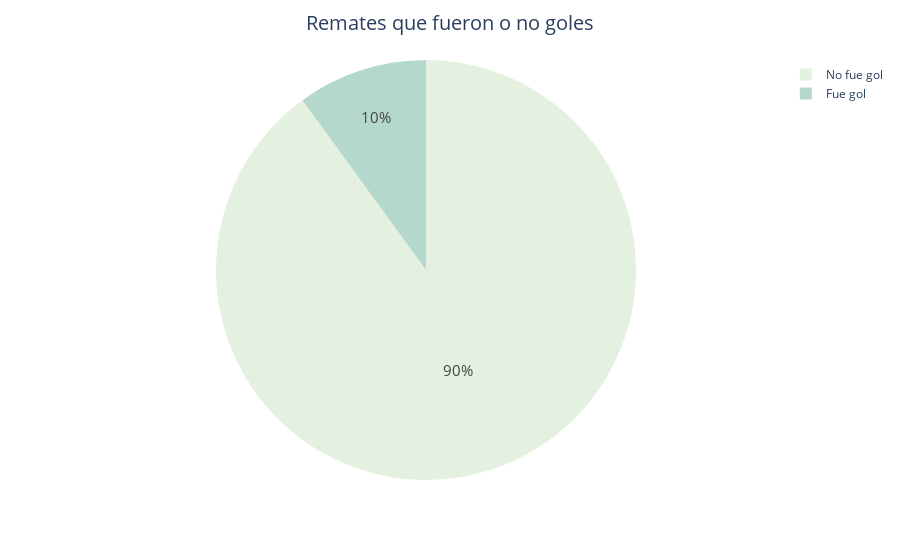

The notebook cell saved with this chart:
### Markdown cell above
<br><br>
### Efectividad de remates al arco
<br><br>

### Code cell
#Agupamos la variable "is_goal" para identificar que porcentaje terminó o no en gol.
#Se observa como solo un 10.01% de los intentos termina en gol.
tiros_goals = events_clean_1['is_goal'].value_counts()
fig = px.pie(values=tiros_goals.values, 
             names=tiros_goals.index,
             color_discrete_sequence=px.colors.sequential.Mint)
fig.update_traces(textposition='inside',
                  textfont_size=15)
fig.update_layout(title_text="Remates que fueron o no goles",
                  uniformtext_minsize=10, 
                  uniformtext_mode='hide')

fig.update_layout(title_x=0.5, title_font_size=20) 
fig.data[0].labels= np.array( ["No fue gol", "Fue gol"])
fig.show()

### Figure 1 — Plotly figure (JSON) as saved in the notebook; plotly's stock layout.template omitted (floating-point values rounded to 4 significant figures)
{"data": [{"domain": {"x": [0, 1], "y": [0, 1]}, "hovertemplate": "label=%{label}<br>value=%{value}<extra></extra>", "labels": ["No fue gol", "Fue gol"], "legendgroup": "", "name": "", "showlegend": true, "textfont": {"size": 15}, "textposition": "inside", "type": "pie", "values": [204681, 22770]}], "layout": {"legend": {"tracegroupgap": 0}, "margin": {"t": 60}, "piecolorway": ["rgb(228, 241, 225)", "rgb(180, 217, 204)", "rgb(137, 192, 182)", "rgb(99, 166, 160)", "rgb(68, 140, 138)", "rgb(40, 114, 116)", "rgb(13, 88, 95)"], "title": {"font": {"size": 20}, "text": "Remates que fueron o no goles", "x": 0.5}, "uniformtext": {"minsize": 10, "mode": "hide"}}}
